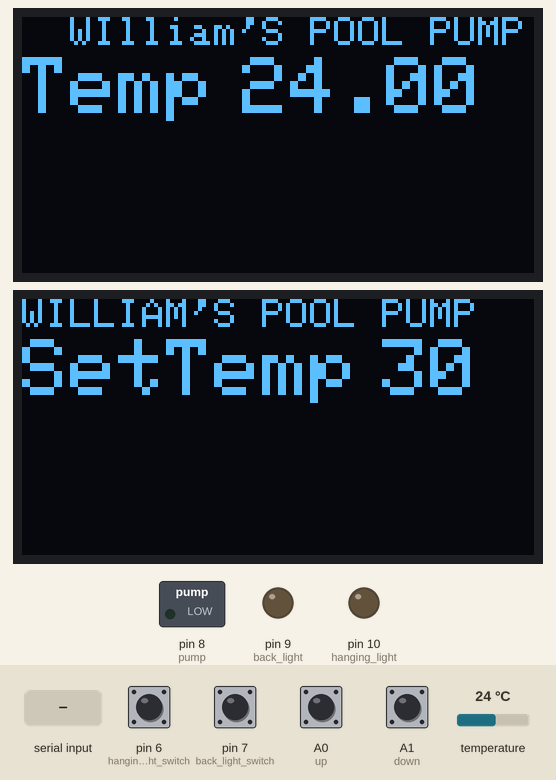
Simulated run of this sketch. Board: Arduino Uno, built with avr-gcc and run on an emulated ATmega328P. Shown: 2 × 128×64 one-colour display, switched loads named in the sketch (green lamp = pin HIGH), output pins drawn as LEDs (lit = HIGH). The test bench sets the inputs (shaded band); at power-on: A0 (up), A1 (down), pin 6 (hanging_light_switch), pin 7 (back_light_switch) HIGH, temperature 24 °C. What the sketch prints to the serial monitor is not drawn.

Above: at 6.3 s.
6.4 s: "1" received over Serial
At 6.75 s:
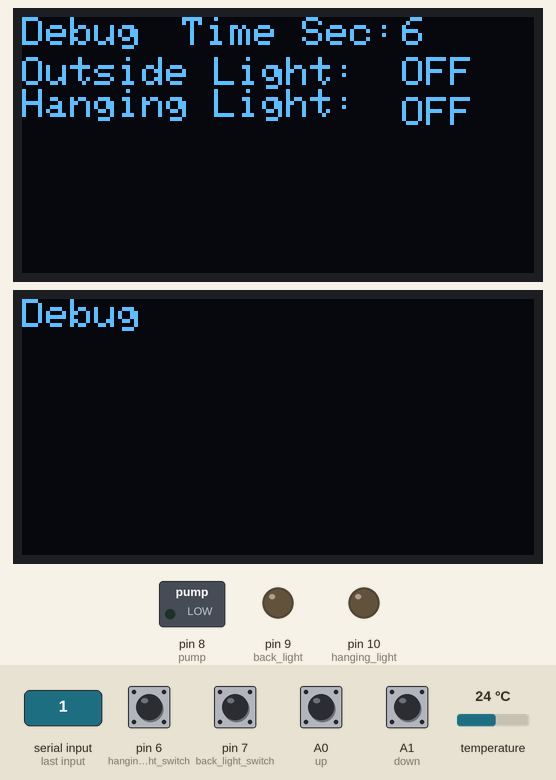
8.5 s: pin 6 (hanging_light_switch) pulled LOW for 0.15 s
At 8.99 s:
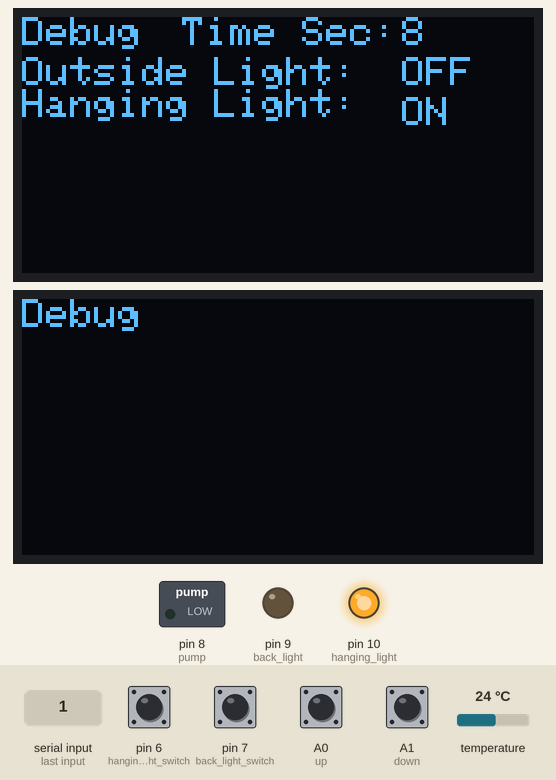
9.2 s: pin 7 (back_light_switch) pulled LOW for 0.15 s
At 9.64 s:
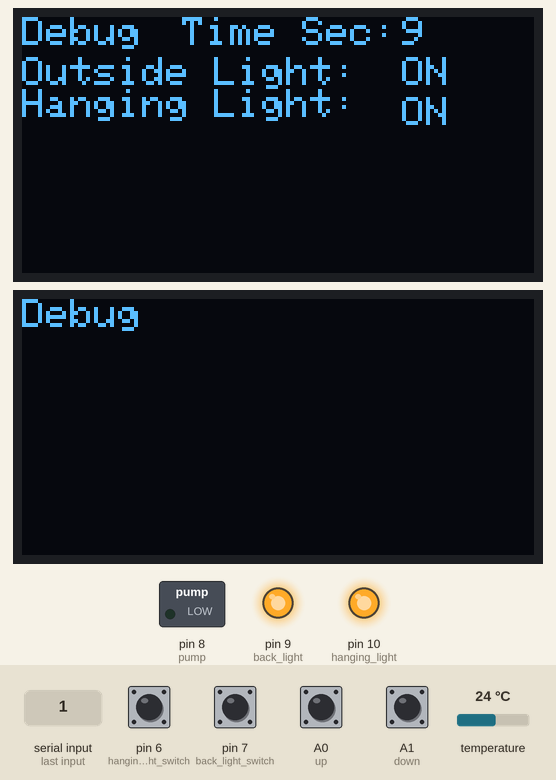
9.9 s: "4" received over Serial
At 10.4 s:
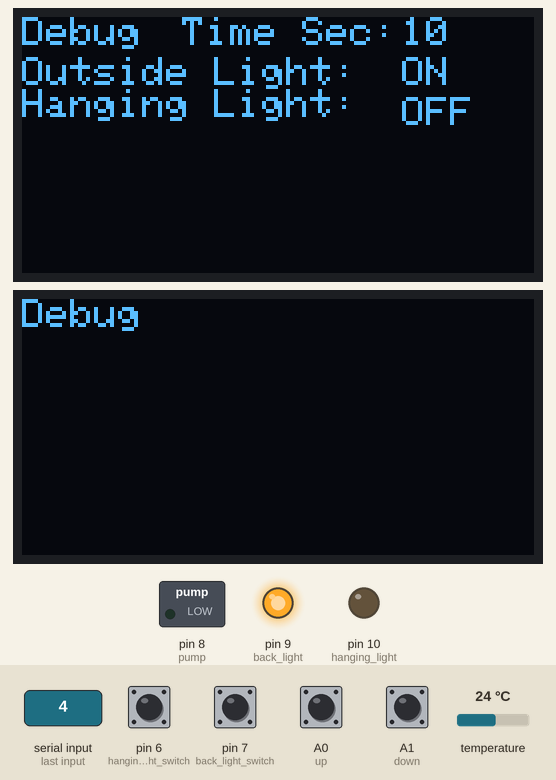
12.1 s: "2" received over Serial
At 12.53 s:
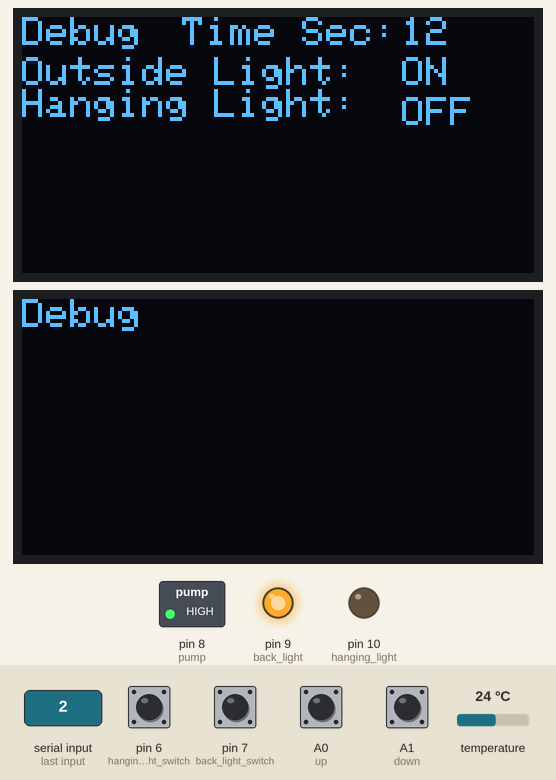
14.5 s: "3" received over Serial
At 15.27 s:
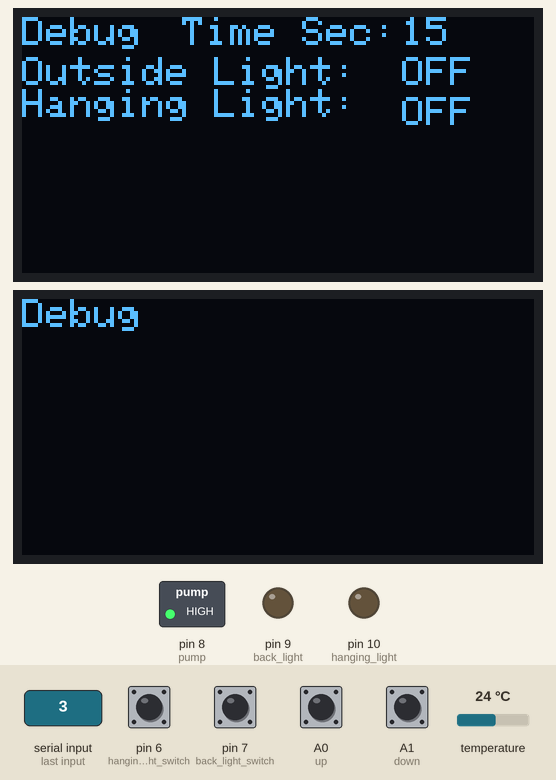
Timing chart, 0 to 49.3 s (numbered marks = the images above; inputs shaded):
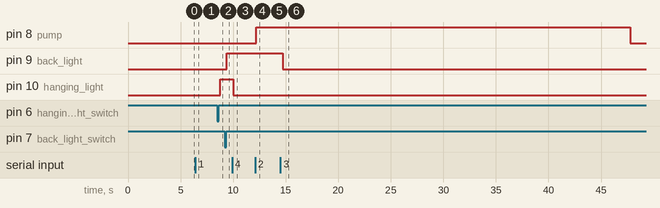

Measured:
- after the input at 6.4 s, the display: first changes after 0.13 s (image 1 shows a later state)
- after the input at 8.5 s, pin 10 (hanging_light): LOW → HIGH after 0.28 s; the display: first differs from a run without the input after 0.34 s (image 2)
- after the input at 9.2 s, pin 9 (back_light): LOW → HIGH after 0.18 s; the display: changes after 0.25 s (image 3)
- after the input at 9.9 s, pin 10 (hanging_light): HIGH → LOW after 0.09 s; the display: first differs from a run without the input after 0.16 s (image 4 shows a later state)
- after the input at 12.1 s, pin 8 (pump): LOW → HIGH after 0.11 s
- after the input at 14.5 s, pin 9 (back_light): HIGH → LOW after 0.21 s; the display: first differs from a run without the input after 0.27 s (image 6 shows a later state)

The sketch:

william_pool_pump.ino
```cpp
//===Libarys==========================================
#include <Adafruit_GFX.h>
#include <Adafruit_SSD1306.h>
#include <OneWire.h>
//===Pins=============================================
#define DS18S20_Pin 12
#define up A0
#define down A1
#define pump 8
#define back_light 9
#define hanging_light 10
#define back_light_switch 7
#define hanging_light_switch 6
#define OLED_RESET 4
//===Temperature Sensor===============================
OneWire ds(DS18S20_Pin);
//===OLED=============================================
Adafruit_SSD1306 Display1(OLED_RESET);
Adafruit_SSD1306 Display2(OLED_RESET);
//====================================================

long timeout = 0;
int  temp = 30;
bool outside_light = 0;
bool hanging_lightval = 0;
int  btemp = 5;
unsigned long  lastmillis;
unsigned long  lastmillis2;
bool oled = true;

int  wait = 0;
int  wait2 = 0;
bool once11 = 0;
bool once12 = 0;
bool once21 = 0;
bool once22 = 0;
bool once31 = 0;
bool once32 = 0;
float temperature = 0;
bool debug = 0;
//===Temperature======================================
float getTemp() {
  byte data[12];
  byte addr[8];
  if ( !ds.search(addr)) {
    ds.reset_search();
    return -1000;
  }
  if ( OneWire::crc8( addr, 7) != addr[7]) {
    return -1000;
  }
  if ( addr[0] != 0x10 && addr[0] != 0x28) {
    return -1000;
  }
  ds.reset();
  ds.select(addr);
  ds.write(0x44, 1);
  byte present = ds.reset();
  ds.select(addr);
  ds.write(0xBE);
  for (int i = 0; i < 9; i++) {
    data[i] = ds.read();
  }
  ds.reset_search();
  byte MSB = data[1];
  byte LSB = data[0];
  float tempRead = ((MSB << 8) | LSB);
  float TemperatureSum = tempRead / 16;
  return TemperatureSum;
}
//===Set Up===========================================
void setup() {
  Serial.begin(9600);

  pinMode(up, INPUT_PULLUP);
  pinMode(down, INPUT_PULLUP);
  pinMode(hanging_light, OUTPUT);
  pinMode(back_light, OUTPUT);
  pinMode(pump, OUTPUT); //pump
  pinMode(back_light_switch, INPUT);
  pinMode(hanging_light_switch, INPUT);

  digitalWrite(pump, LOW);
  digitalWrite(hanging_light, LOW);
  digitalWrite(back_light, LOW);

  Display1.begin(SSD1306_SWITCHCAPVCC, 0x3c);
  Display1.clearDisplay();

  Display2.begin(SSD1306_SWITCHCAPVCC, 0x3d);
  Display2.clearDisplay();

  Display1.display();
  Display2.display();

  Display1.setTextSize(1);
  Display1.setTextColor(WHITE, BLACK);
  Display1.setCursor(0, 0 );
  Display1.println("  MANUFACTURRD BY");
  Display1.setTextSize(2);
  Display1.setCursor(0, 10 );
  Display1.println("WILLIAM'S ");

  Display2.setTextSize(1);
  Display2.setTextColor(WHITE, BLACK);
  Display2.setCursor(0, 0 );
  Display2.println("WILLIAM    [TRADMARK]");
  Display2.setTextSize(2);
  Display2.setCursor(0, 10 );
  Display2.println("POOL PUMP");

  Display1.display();
  Display2.display();

  delay(5000);
}
//===Loop=============================================
void loop() {
  temperature = getTemp();
  //Serial.println(temperature);
  //Serial.println(timer);
  Serial.print(digitalRead(up));
  Serial.print(" - ");
  Serial.print(digitalRead(down));
  Serial.print(" - ");
  Serial.print(debug);
  Serial.print(" - ");
  Serial.print(digitalRead(back_light_switch));
  Serial.print("-");
  Serial.print(digitalRead(back_light));
  Serial.print(" - ");
  Serial.print(digitalRead(hanging_light_switch));
  Serial.print("-");
  Serial.print(digitalRead(hanging_light));
  Serial.print(" end");
  Serial.println();

  if (Serial.available() > 0) {
    char letter = Serial.read();
    if (letter == '1') {
      debug = !debug;
      Serial.println("debug");
      letter = 0;
    }
    if (letter == '2') {
      letter = 0;
      if (digitalRead(pump)) {
        digitalWrite(pump, 0);
        Serial.println("pump off");
      } else {
        digitalWrite(pump, 1);
        Serial.println("pump on");
      }
    }
    if (letter == '3') {
      letter = 0;
      if (digitalRead(back_light)) {
        outside_light = 0;
        Serial.println("back off");
      } else {
        outside_light = 1;
        Serial.println("back on");
      }
    }
    if (letter == '4') {
      letter = 0;
      if (digitalRead(hanging_light)) {
        hanging_lightval = 0;
        Serial.println("hanging off");
      } else {
        hanging_lightval = 1;
        Serial.println("hanging on");
      }
    }
  }

  if (oled) {
    if (false) {

    } else {

      Display1.setTextSize(1);
      Display1.setTextColor(WHITE, BLACK);
      Display1.setCursor(0, 0 );
      Display1.println("  WIlliam'S POOL PUMP");
      Display1.setTextSize(2);
      Display1.setCursor(0, 10 );
      Display1.println("Temp");
      Display1.setCursor(55, 10 );
      Display1.println(temperature);
      Display1.display();
      Display1.clearDisplay();

      Display2.setTextSize(1);
      Display2.setTextColor(WHITE, BLACK);
      Display2.setCursor(0, 0 );
      Display2.println("WILLIAM'S POOL PUMP");
      Display2.setCursor(0, 10 );
      Display2.setTextSize(2);
      Display2.println("SetTemp");
      Display2.setCursor(90, 10 );
      Display2.print(temp);
      Display2.display();
      Display2.clearDisplay();
    }
  } else {
    Display1.clearDisplay();
    Display2.clearDisplay();

    Display1.display();
    Display2.display();
  }

  if (temperature > temp) {
    wait ++;
  }
  else {
    wait = 0;
  }
  if (temperature < temp - btemp) {
    wait2 ++;
  }
  else {
    wait2 = 0;
  }
  if (wait == 50 ) {
    digitalWrite(pump, HIGH);
  }
  if (wait2 == 300) {
    digitalWrite(pump, LOW);
  }


  run_outside_light();
  run_hanging_light();


  temp = constrain(temp, 10, 80);

  if (true && debug == 0) {
    oledon();
  }
  if (false && debug == 0) {
    oledoff();
  }


  if (debug == 1) {
    hiden();
  }
}
//===========================================
void oledon() {

  if (temperature > temp) {
    wait ++;
  }
  else {
    wait = 0;
  }
  if (temperature < temp - btemp) {
    wait2 ++;
  }
  else {
    wait2 = 0;
  }
  if (wait == 50 ) {
    digitalWrite(pump, HIGH);
  }
  if (wait2 == 300) {
    digitalWrite(pump, LOW);
  }
  //===========================================
  if (digitalRead(up) == LOW) {
    temp += 1;
    delay(200);
  }
  if (digitalRead(down) == LOW) {
    temp -= 1;
    delay(200);
  }
  if (digitalRead(up) == 0 && digitalRead(down) == 0) {
    lastmillis2 = millis();
  }

  if (digitalRead(up) == 0 && digitalRead(down) == 0) {
    lastmillis2 = millis();
  }
  while ((millis() - lastmillis2) < 5000) {
    if (digitalRead(up) == LOW) {
      btemp += 1;
      delay(200);
    }
    if (digitalRead(down) == LOW) {
      btemp -= 1;
      delay(200);
    }
    btemp = constrain(btemp, 0, 10);
    Display1.setTextSize(1);
    Display1.setTextColor(WHITE, BLACK);
    Display1.setCursor(30, 0 );
    Display1.println("TEMP DIFFRENCE");
    Display1.setTextSize(3);
    Display1.setCursor(60, 10 );
    Display1.println(btemp);
    Display1.display();
    Display1.clearDisplay();

    Display2.setTextSize(1);
    Display2.setTextColor(WHITE, BLACK);
    Display2.setCursor(30, 0 );
    Display2.println("TIME LEFT");
    Display2.setTextSize(3);
    Display2.setCursor(30, 10 );
    int x = (millis() - lastmillis2) / 1000;
    x = map(x, 0, 5, 5, 0);
    Display2.println(x);
    Display2.display();
    Display2.clearDisplay();
  }
}

void oledoff() {
  if (temperature > temp) {
    wait ++;
  }
  else {
    wait = 0;
  }
  if (temperature < temp - btemp) {
    wait2 ++;
  }
  else {
    wait2 = 0;
  }
  if (wait == 50 ) {
    digitalWrite(pump, HIGH);
  }
  if (wait2 == 300) {
    digitalWrite(pump, LOW);
  }

}

//===Lights===========================================
void run_outside_light() {
  if (digitalRead(back_light_switch) == LOW) {
    if (once12 == true) {
      outside_light = false;
    }
    once11 = true;
    once12 = false;
  }
  if (digitalRead(back_light_switch) == HIGH) {
    if (once11 == true) {
      outside_light = true;
    }
    once12 = true;
    once11 = false;
  }
  digitalWrite(back_light, outside_light);
}

void run_hanging_light() {
  if (digitalRead(hanging_light_switch) == LOW) {
    if (once22 == true) {
      hanging_lightval = false;
    }
    once21 = true;
    once22 = false;
  }
  if (digitalRead(hanging_light_switch) == HIGH) {
    if (once21 == true) {
      hanging_lightval = true;
    }
    once22 = true;
    once21 = false;
  }
  digitalWrite(hanging_light, hanging_lightval);
}

//===I2C==============================================

void hiden() {
  Display1.clearDisplay();
  Display2.clearDisplay();

  Display1.setTextSize(1);
  Display1.setTextColor(WHITE, BLACK);
  Display1.setCursor(0, 0 );
  Display1.println("Debug");
  Display1.setCursor(40, 0 );
  Display1.println("Time Sec:");
  Display1.setCursor(95, 0 );
  Display1.println(millis() / 1000);
  Display1.setCursor(0, 10 );
  Display1.println("Outside Light:");
  Display1.setCursor(95, 10 );
  switch (outside_light) {
    case false:
      Display1.println("OFF");
      break;
    case true:
      Display1.println("ON");
      break;
  }
  Display1.println("Hanging Light:");
  Display1.setCursor(95, 20 );
  switch (hanging_lightval) {
    case false:
      Display1.println("OFF");
      break;
    case true:
      Display1.println("ON");
      break;
  }
  Display2.setTextSize(1);
  Display2.setTextColor(WHITE, BLACK);
  Display2.setCursor(0, 0 );
  Display2.println("Debug");

  Display1.display();
  Display2.display();
}
```
